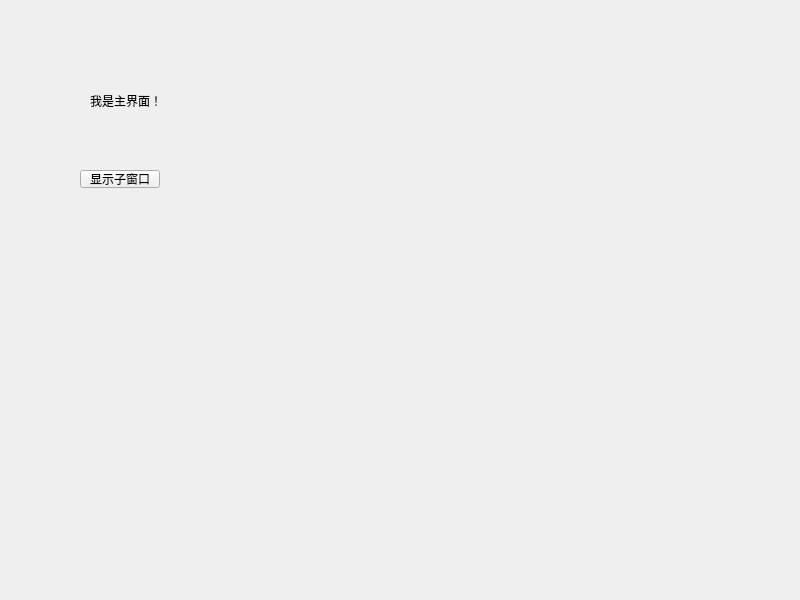
<?xml version="1.0" encoding="UTF-8"?>
<ui version="4.0">
 <class>MyWidget</class>
 <widget class="QWidget" name="MyWidget">
  <property name="geometry">
   <rect>
    <x>0</x>
    <y>0</y>
    <width>800</width>
    <height>600</height>
   </rect>
  </property>
  <property name="windowTitle">
   <string>MyWidget</string>
  </property>
  <widget class="QLabel" name="label">
   <property name="geometry">
    <rect>
     <x>90</x>
     <y>90</y>
     <width>101</width>
     <height>21</height>
    </rect>
   </property>
   <property name="text">
    <string>我是主界面！</string>
   </property>
  </widget>
  <widget class="QPushButton" name="showChildButton">
   <property name="geometry">
    <rect>
     <x>80</x>
     <y>170</y>
     <width>80</width>
     <height>18</height>
    </rect>
   </property>
   <property name="text">
    <string>显示子窗口</string>
   </property>
  </widget>
 </widget>
 <resources/>
 <connections/>
</ui>
